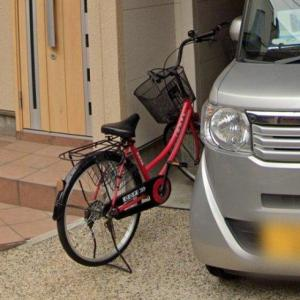
#> input picture Taller2/Imagenes/Bicicleta.jpg, 300 x 300 px, found by its file name
$ jupyter execute Taller4.ipynb   (shell and % lines are left out)
#> lines starting #> are read from the running program, lines starting #| are printed output that depends on the picture; after the words box and inside, x2 and y2 are one past the last pixel; in counts of white or black regions, pixels touching at a corner belong together
# TIA - Taller 4: Segmentación

#### Integrantes:
- Daniel Felipe Segura Rincon
- Andres Felipe Zuleta Romero
- Juan Andres Barrera Rodriguez

[cell 1]
import cv2
from matplotlib import pyplot as plt
import numpy as np
import time as t
print ("OpenCV Version : %s " % cv2.__version__)

from scipy import signal
from scipy import misc
from scipy.ndimage import label

[cell 2]
bicicleta = cv2.imread('Imagenes/Bicicleta.jpg',0)
#> bicicleta: shape (300, 300); min 0, max 255, mean 115.8
bus = cv2.imread('Imagenes/Bus.jpg')
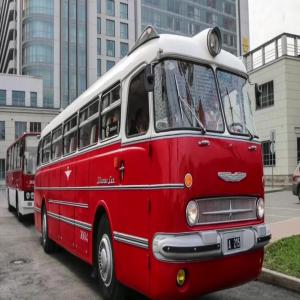
#> input picture Taller2/Imagenes/Bus.jpg, 300 x 300 px, found by its file name
#> bus is the input picture: shape (300, 300, 3); mean B, G, R 101.4, 98.5, 129.1
carro = cv2.imread('Imagenes/Carro.jpg',0)
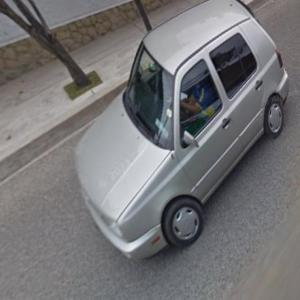
#> input picture Taller2/Imagenes/Carro.jpg, 300 x 300 px, found by its file name
#> carro: shape (300, 300); min 2, max 252, mean 116.6
pare = cv2.imread("Imagenes/Pare.jpg",0)
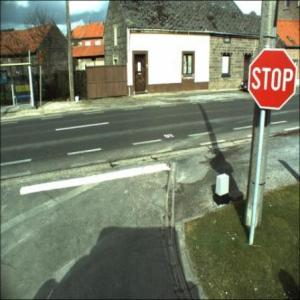
#> input picture Taller2/Imagenes/Pare.jpg, 300 x 300 px, found by its file name
#> pare: shape (300, 300); min 0, max 255, mean 119.4
planta = cv2.imread('Imagenes/Planta.jpg',0)
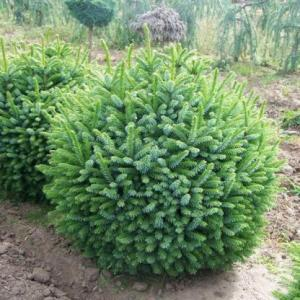
#> input picture Taller2/Imagenes/Planta.jpg, 300 x 300 px, found by its file name
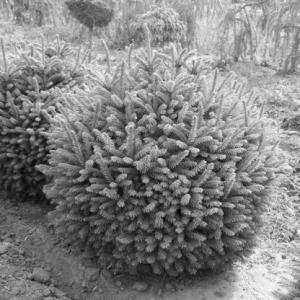
#> planta: shape (300, 300); min 1, max 255, mean 129.9

#### Umbralización

[cell 3]
def umbral(img, img1):
    ret,th1 = cv2.threshold(img,127,255,cv2.THRESH_BINARY)
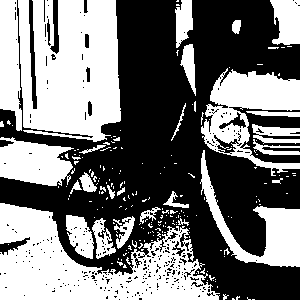
#> th1: shape (300, 300); 46.9% white; 208 white regions (178 under 20 px), largest, box (x1, y1, x2, y2) and area: (18, 0, 121, 142) 11962, (0, 203, 220, 300) 10974, (201, 68, 300, 176) 4716

    th2 = cv2.adaptiveThreshold(img,255,cv2.ADAPTIVE_THRESH_MEAN_C,
                cv2.THRESH_BINARY,11,2)
#> th2: shape (300, 300); 60.9% white; 789 black regions (686 under 20 px), largest, box (x1, y1, x2, y2) and area: (0, 0, 300, 274) 17453, (193, 264, 300, 300) 1521, (116, 0, 176, 119) 1113


    ret,th3 = cv2.threshold(img1,127,255,cv2.THRESH_BINARY)
#> th3: shape (300, 300); 38.5% white; 166 white regions (128 under 20 px), largest, box (x1, y1, x2, y2) and area: (1, 132, 215, 283) 13556, (1, 0, 300, 122) 11047, (246, 110, 300, 245) 3097

    th4 = cv2.adaptiveThreshold(img1,255,cv2.ADAPTIVE_THRESH_MEAN_C,
                cv2.THRESH_BINARY,11,2)
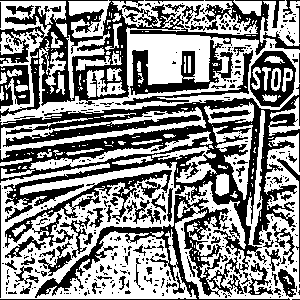
#> th4: shape (300, 300); 54.7% white; 422 black regions (338 under 20 px), largest, box (x1, y1, x2, y2) and area: (0, 84, 300, 300) 18859, (0, 0, 285, 118) 8033, (5, 170, 172, 248) 1925


    #Visualizacion
    plt.figure(1,figsize=(10,5))
    plt.subplot(131),plt.imshow(img,cmap = 'gray')
    plt.title('Imagen'), plt.xticks([]), plt.yticks([])
    plt.subplot(132),plt.imshow(th1,cmap = 'gray')
    plt.title('Umbralizacion'), plt.xticks([]), plt.yticks([])
    plt.subplot(133),plt.imshow(th2,cmap = 'gray')
    plt.title('Umbral. Adaptativa'), plt.xticks([]), plt.yticks([])

    plt.figure(2,figsize=(10,5))
    plt.subplot(131),plt.imshow(img1,cmap = 'gray')
    plt.title('Imagen'), plt.xticks([]), plt.yticks([])
    plt.subplot(132),plt.imshow(th3,cmap = 'gray')
    plt.title('Umbralizacion'), plt.xticks([]), plt.yticks([])
    plt.subplot(133),plt.imshow(th4,cmap = 'gray')
    plt.title('Umbral. Adaptativa'), plt.xticks([]), plt.yticks([])

    plt.show()

[cell 4]
umbral(bicicleta,pare)

[cell 5]
def div_mezcla(img, semilla, umbral):
    # Crear una máscara
#> called with semilla = (100, 100), umbral = 200
    mascara = np.zeros_like(img, dtype=np.uint8)
    h, w = img.shape[:2]
#> h = 300; w = 300

    # Obtener el color semilla
    semilla_color = img[semilla[1], semilla[0]]
#> semilla_color = 165

    # Lista de píxeles a revisar
    lista_pixel = [semilla]

    vecinos = [(x, y) for x in range(-1, 2) for y in range(-1, 2) if x != 0 or y != 0]

    while len(lista_pixel) > 0:

        pixel_actual = lista_pixel[0]
        lista_pixel = lista_pixel[1:]


        if 0 <= pixel_actual[0] < w and 0 <= pixel_actual[1] < h:

            if mascara[pixel_actual[1], pixel_actual[0]] == 0:

                color_diff = np.sqrt(np.sum((img[pixel_actual[1], pixel_actual[0]] - semilla_color) ** 2))


                if color_diff < umbral:
                    mascara[pixel_actual[1], pixel_actual[0]] = 255


                    for neighbor in vecinos:
                        new_pixel = (pixel_actual[0] + neighbor[0], pixel_actual[1] + neighbor[1])
                        if 0 <= new_pixel[0] < w and 0 <= new_pixel[1] < h:
                            lista_pixel.append(new_pixel)
#> this loop made 242250 passes
#> color_diff on passes 1 to 12: 0, 0, 1, 1, 255, 0, 255, 255, 0, 3, 4, 4
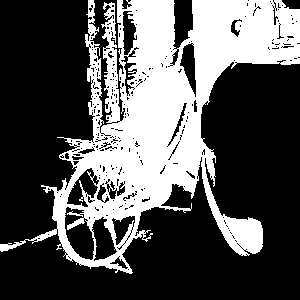
#> mascara: shape (300, 300); 33.7% white; 1 white region, box (x1, y1, x2, y2) and area: (0, 0, 300, 274) 30358
#> after the loop, lista_pixel = []


    return mascara

[cell 6]
def segm(img):

    # Aplicar la segmentación
    semilla_point = (100, 100)  # Punto de la semilla
    umbral_value = 200      # Umbral de similitud

    segmented_region = div_mezcla(img, semilla_point, umbral_value)

    # Mostrar la imagen original y la región segmentada
    plt.figure(1)
    plt.subplots_adjust(top=1.75,bottom=0.3,left=0.10,right=2,hspace=0.25,wspace=0.5)
    plt.subplot(121),plt.imshow(img,cmap='gray')
    plt.title('Normal')
    plt.xticks([]), plt.yticks([])
    plt.subplot(122),plt.imshow(segmented_region)
    plt.title('Segmentacion')
    plt.xticks([]),plt.yticks([])

[cell 7]
segm(bicicleta)

[cell 8]
segm(pare)
#> call 2 of div_mezcla, with semilla = (100, 100), umbral = 200
#> in div_mezcla (call 2), `semilla_color = img[semilla[1], semilla[0]]`: semilla_color = 149
#> the loop in div_mezcla (call 2), `while len(lista_pixel) > 0: ` made 435883 passes
#> color_diff on passes 1 to 12: 0, 235, 7, 1, 234, 254, 238, 252, 254, 232, 8, 2
#> after the loop in div_mezcla (call 2), `while len(lista_pixel) > 0:`:
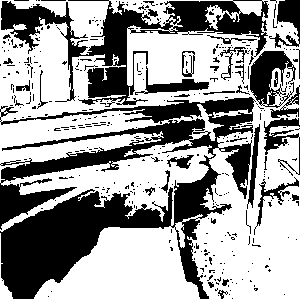
#> mascara: shape (300, 300); 60.9% white; 365 black regions (327 under 20 px), largest, box (x1, y1, x2, y2) and area: (0, 97, 256, 299) 19890, (1, 0, 269, 107) 7982, (250, 51, 296, 108) 1440

[cell 9]
segm(carro)
#> call 3 of div_mezcla, with semilla = (100, 100), umbral = 200
#> in div_mezcla (call 3), `semilla_color = img[semilla[1], semilla[0]]`: semilla_color = 97
#> the loop in div_mezcla (call 3), `while len(lista_pixel) > 0: ` made 532840 passes
#> color_diff on passes 1 to 12: 0, 0, 249, 252, 251, 5, 251, 4, 8, 39, 12, 248
#> after the loop in div_mezcla (call 3), `while len(lista_pixel) > 0:`:
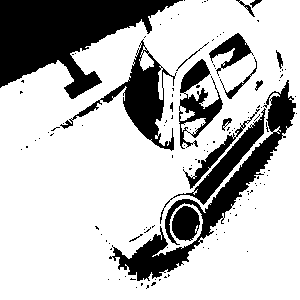
#> mascara: shape (300, 300); 74.4% white; 133 black regions (116 under 20 px), largest, box (x1, y1, x2, y2) and area: (0, 0, 183, 99) 8976, (109, 80, 296, 281) 5205, (60, 39, 177, 151) 2900
